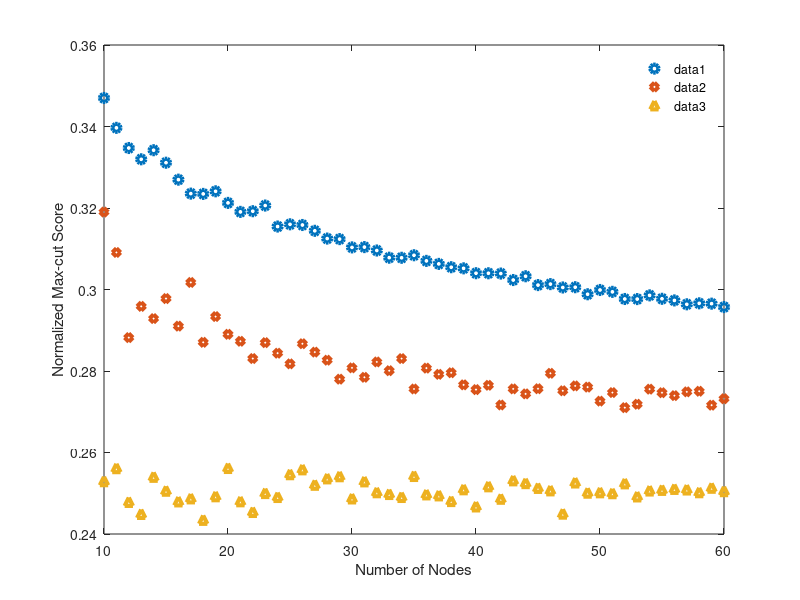

This figure's MATLAB source: (Note: this script raises an error after producing the figure.)
%half=[0.0 1.8 3.9 6.1 8.1 10.1 12.3 15.9 18.8 21.5 25.2 28.6 32.8 36.4 42.1 46.3 52.2 56.9 64.1 70.1 75.7 85.2 89.2 97.1 103.1 109.5 117.0 126.6 135.2 143.7 151.6 159.9 170.2 181.2 194.0 201.9 210.1 225.1 236.4 248.0 257.8 264.5 277.6 290.5 307.0 320.3 332.6 348.8 358.4 367.6 383.4 405.9 414.2 432.8 445.8 457.3 473.5 487.1];
solution = [17.35 20.55 24.1 28.05 32.75 37.25 41.85 46.75 52.4 58.5 64.25 70.35 77.25 84.8 90.85 98.75 106.75 114.6 122.5 131.35 139.65 149.15 158.5 167.6 177.9 188.9 198.95 209.65 220.55 232.1 243.2 255.5 268.05 279.5 293.55 304.85 318.8 331.9 346.25 358.75 374.85 389.4 402.45 418.05 435.3 450.3 466.2 481.45 498.9 516.1 532.25];
halfEst = [12.65 15.5 17.85 20.7 24.9 28.2 31.75 35.95 39.45 45.0 51.25 54.7 59.4 66.15 71.75 79.6 86.5 91.9 99.45 106.9 111.95 121.55 128.15 136.05 144.0 155.75 161.85 170.8 179.15 190.9 197.45 211.6 219.35 234.1 244.45 254.5 265.3 270.65 291.1 300.35 312.85 325.2 341.35 350.1 365.55 379.45 393.75 407.7 421.0 437.55 451.0];
score = [15.95 18.7 20.75 25.0 28.7 33.5 37.25 43.6 46.5 52.95 57.8 63.35 68.5 75.9 81.9 88.05 96.9 103.75 110.8 116.9 126.35 133.8 144.5 152.5 163.6 168.8 181.9 191.1 201.85 210.35 220.35 232.4 239.6 254.8 265.6 279.1 295.65 303.9 318.35 331.4 340.75 357.25 366.4 381.8 401.75 415.45 429.55 446.55 462.6 472.75 491.75];
levels=[10 11 12 13 14 15 16 17 18 19 20 21 22 23 24 25 26 27 28 29 30 31 32 33 34 35 36 37 38 39 40 41 42 43 44 45 46 47 48 49 50 51 52 53 54 55 56 57 58 59 60];

hold on
%xlim([9 61])%
%ylim([0 500]);

length(solution)
xlabel('Number of Nodes');
ylabel('Normalized Max-cut Score');
%plot(levels,halfEst,'o', 'LineWidth',3);
%plot(levels,score,'o', 'LineWidth',3);

plot(levels,solution./(0.5.*levels.*levels),'o', 'LineWidth',3);
plot(levels,score./(0.5.*levels.*levels),'d', 'LineWidth',3);
plot(levels,halfEst./(0.5.*levels.*levels),'^', 'LineWidth',3);
%plot(levels,solution./(0.5.*levels.*levels).*0.934,'o', 'LineWidth',3);

%plot(levels,score./(0.5.*levels.*levels),'^', 'LineWidth',3);
diffArr=((solution./(0.5.*levels.*levels))-(score./(0.5.*levels.*levels)))./(solution./(0.5.*levels.*levels));
mean(diffArr(10:end))
ax = gca;
grid off;
legend boxoff;
box on;
%grid minor
% This sets background color to black.
%ax.Color = 'k'
%ax.YColor = 'r';
% Make the x axis dark green.
%darkGreen = [0, 0.6, 0];   
ax.XAxis.FontSize = 16;
ax.YAxis.FontSize = 16;
ax.LineWidth=2;
% The below would set everything: title, x axis, y axis, and tick mark label font sizes.
% ax.FontSize = 34;
% Bold all labels.
%ax.FontWeight = 'bold';
%plot(levels,T);
%plot(levels,D);
%errorbar(levels,U,Us);
%errorbar(levels,T,Ts);
%errorbar(levels,D,Ds);

lgd=legend('Optimal Solution','Proposed DW-MTJ Architecture','0.5-Approximation Algorithm');
lgd.FontSize=16;
%lgd.NumColumns=2;
legend('Location','northeast');
height = 480;
set(gcf,'position',[10,10,height*4/3,height])
hold off
print(gcf,'foo.png','-dpng','-r500');